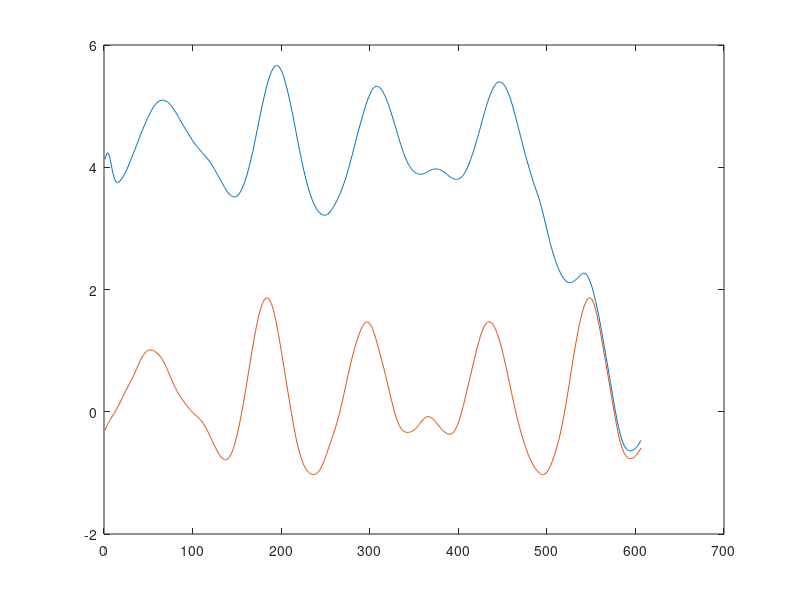

MATLAB code for this plot: (Note: this script raises an error after producing the figure.)
clear; clc;
%v_pos_dist = importdata("log_v_pos_dist.txt");
%v_vel_dist = importdata("log_v_vel_dist.txt");
%v_vel_dist_lp = importdata("log_v_vel_dist_lp.txt");
%v_pos_dist = importdata("log_v_pos_dist_3_wave.txt");
%v_vel_dist = importdata("log_v_vel_dist_3_wave.txt");
%v_vel_dist_lp = importdata("log_v_vel_dist_lp_3_wave.txt");
%v_vel_aruco = importdata("log_v_vel_aruco_3_wave.txt");
v_vel = importdata("log_v.txt");
%x(:,1) = [];
%v(:,1) = [];
%x(1,:) = [];
%v(1,:) = [];

% figure(1)
% subplot(2,2,1)
% plot(x(:,1)-5)
% hold on;
% plot(x(:,3))
% title('altitude drone')
% subplot(2,2,2)
% plot(x(:,2))
% title('velocity drone')
% subplot(2,2,3)
% plot(x(:,3))
% title('altitude ship')
% subplot(2,2,4)
% plot(x(:,4))
% title('velocity ship')

% figure(2)
% plot(v(:,1))
% hold on;
% plot(v(:,2)-1.4)

% figure(3)
% plot(v_vel_dist(:,1))
% hold on;
% plot(v_vel_dist(:,2)-1.4)

% figure(4)
% plot(v_pos_dist(:,3)-5)
% hold on;
% plot(v_vel_dist(:,3)-5)
% plot(v_vel_dist_lp(:,3)-5)
% xlim([0 800])
% legend('dist pos cont', 'dist vel cont', 'dist vel cont lp')
% 
% figure(5)
% plot(v_vel_aruco(:,3)-5)
% hold on;
% plot(v_vel_aruco(:,4)-5)
% plot(v_vel_aruco(:,4)-v_vel_aruco(:,3))
% xlim([0 800])
% legend('dist aruco', 'dist ground truth', 'dist diff')
% 
% figure(6)
% plot(v_vel_aruco(:,1))
% hold on;
% plot(v_vel_aruco(:,2)-1.4)
% legend('drone pos', 'ship pos')

figure(7)
plot(v_vel(:,1)-1)
hold on
plot(v_vel(:,2))

%%
avg_dist_pos = mean(abs(v_pos_dist(1:800,3)-5))
avg_dist_vel = mean(abs(v_vel_dist(1:800,3)-5))
avg_dist_vel_lp = mean(abs(v_vel_dist_lp(1:800,3)-5))
std_dist_pos = std(abs(v_pos_dist(1:800,3)-5))
std_dist_vel = std(abs(v_vel_dist(1:800,3)-5))
std_dist_vel_lp = std(abs(v_vel_dist_lp(1:800,3)-5))
